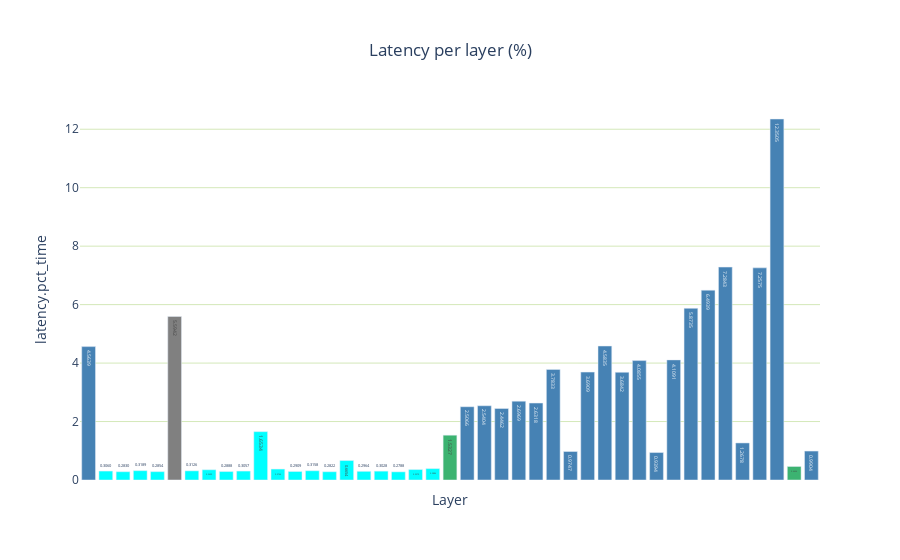

This figure's notebook cell:
### Markdown cell above
## Performance

### Code cell
report_card_perf_overview_widget(plan);

### Figure 1 — Plotly figure (JSON) as saved in the notebook; plotly's stock layout.template omitted (floating-point values rounded to 4 significant figures)
{"data": [{"hovertemplate": "Name: %{x}<br>latency.pct_time: %{y:.4f}", "marker": {"color": ["#4682B4", "#00FFFF", "#00FFFF", "#00FFFF", "#00FFFF", "gray", "#00FFFF", "#00FFFF", "#00FFFF", "#00FFFF", "#00FFFF", "#00FFFF", "#00FFFF", "#00FFFF", "#00FFFF", "#00FFFF", "#00FFFF", "#00FFFF", "#00FFFF", "#00FFFF", "#00FFFF", "#3CB371", "#4682B4", "#4682B4", "#4682B4", "#4682B4", "#4682B4", "#4682B4", "#4682B4", "#4682B4", "#4682B4", "#4682B4", "#4682B4", "#4682B4", "#4682B4", "#4682B4", "#4682B4", "#4682B4", "#4682B4", "#4682B4", "#4682B4", "#3CB371", "#4682B4"]}, "orientation": "v", "showlegend": false, "text": [4.564, 0.306, 0.283, 0.3189, 0.2854, 5.594, 0.3126, 0.3499, 0.2888, 0.3057, 1.653, 0.3744, 0.2909, 0.3158, 0.2822, 0.6654, 0.2964, 0.3028, 0.2788, 0.357, 0.3886, 1.533, 2.507, 2.54, 2.446, 2.697, 2.632, 3.783, 0.9747, 3.691, 4.583, 3.684, 4.086, 0.9394, 4.109, 5.874, 6.494, 7.284, 1.268, 7.257, 12.35, 0.4626, 0.9904], "texttemplate": "%{value:.4f}", "type": "bar", "x": ["/conv1/Conv + /act1/Relu", "Identity_0", "Identity_2", "Identity_3", "Identity_4", "Identity_1", "Identity_5", "Identity_7", "Identity_8", "Identity_9", "Identity_6", "Identity_10", "Identity_12", "Identity_13", "Identity_14", "Identity_11", "Identity_15", "Identity_17", "Identity_18", "Identity_19", "Identity_16", "/maxpool/MaxPool", "/layer1/layer1.0/conv1/Conv + /layer1/layer1.0/act1/Relu", "/layer1/layer1.0/conv2/Conv + /layer1/layer1.0/Add + /layer1/layer1.0/act2/Relu", "/layer1/layer1.1/conv1/Conv + /layer1/layer1.1/act1/Relu", "/layer1/layer1.1/conv2/Conv + /layer1/layer1.1/Add + /layer1/layer1.1/act2/Relu", "/layer2/layer2.0/conv1/Conv + /layer2/layer2.0/act1/Relu", "/layer2/layer2.0/conv2/Conv", "/layer2/layer2.0/downsample/downsample.0/Conv + /layer2/layer2.0/Add + /layer2/layer2.0/act2/Relu", "/layer2/layer2.1/conv1/Conv + /layer2/layer2.1/act1/Relu", "/layer2/layer2.1/conv2/Conv + /layer2/layer2.1/Add + /layer2/layer2.1/act2/Relu", "/layer3/layer3.0/conv1/Conv + /layer3/layer3.0/act1/Relu", "/layer3/layer3.0/conv2/Conv", "/layer3/layer3.0/downsample/downsample.0/Conv + /layer3/layer3.0/Add + /layer3/layer3.0/act2/Relu", "/layer3/layer3.1/conv1/Conv + /layer3/layer3.1/act1/Relu", "/layer3/layer3.1/conv2/Conv + /layer3/layer3.1/Add + /layer3/layer3.1/act2/Relu", "/layer4/layer4.0/conv1/Conv + /layer4/layer4.0/act1/Relu", "/layer4/layer4.0/conv2/Conv", "/layer4/layer4.0/downsample/downsample.0/Conv + /layer4/layer4.0/Add + /layer4/layer4.0/act2/Relu", "/layer4/layer4.1/conv1/Conv + /layer4/layer4.1/act1/Relu", "/layer4/layer4.1/conv2/Conv + /layer4/layer4.1/Add + /layer4/layer4.1/act2/Relu", "/global_pool/pool/GlobalAveragePool", "/fc/Gemm"], "y": [4.564, 0.306, 0.283, 0.3189, 0.2854, 5.594, 0.3126, 0.3499, 0.2888, 0.3057, 1.653, 0.3744, 0.2909, 0.3158, 0.2822, 0.6654, 0.2964, 0.3028, 0.2788, 0.357, 0.3886, 1.533, 2.507, 2.54, 2.446, 2.697, 2.632, 3.783, 0.9747, 3.691, 4.583, 3.684, 4.086, 0.9394, 4.109, 5.874, 6.494, 7.284, 1.268, 7.257, 12.35, 0.4626, 0.9904]}], "layout": {"legend": {"x": 0.99, "xanchor": "right", "y": 0.99, "yanchor": "top"}, "plot_bgcolor": "rgba(0,0,0,0)", "title": {"text": "Latency per layer (%)", "x": 0.5, "xanchor": "center", "y": 0.9, "yanchor": "bottom"}, "xaxis": {"showticklabels": false, "title": {"text": "Layer"}, "visible": true}, "yaxis": {"gridcolor": "rgba(114, 179, 24, 0.3)", "showticklabels": true, "tickformat": "%{y:$.2f}", "title": {"text": "latency.pct_time"}, "visible": true}}}
